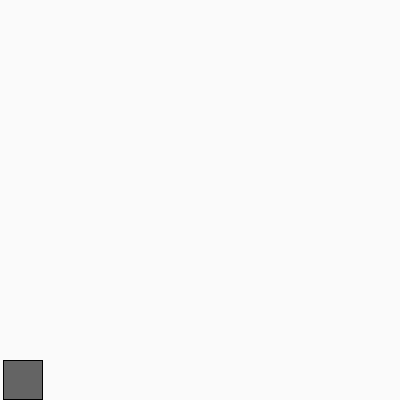
Frame 1 (no input)
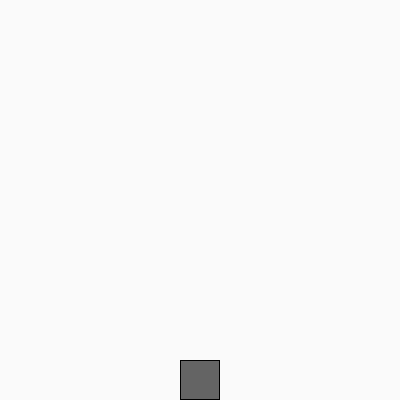
Frame 60 (the mouse pressed at the canvas centre just before this capture)
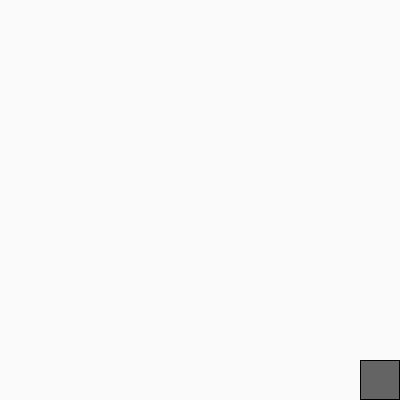
Frame 120 (the mouse held since frame 60 and released just before this capture)

The Processing sketch that drew these frames (run headless with seeded random() and noise(); from frame 60 on, the mouse is pressed at the canvas centre):

// Processing sketch: processing_186922
// ── processing_186922.pde

int squareXPosition;
int squareYPosition;
 
int rightEdge = 360;
int leftEdge = 0;
int topEdge = 0;
int bottomEdge = 360;
 
boolean isMovingRight = true;
boolean isMovingUp = true;
 
void setup() {
  size(400, 400);
  squareXPosition = 0;
  squareYPosition = 360;
}
 
void draw() {
  background (250);
 
  if (isMovingRight == true && isMovingUp == true) {
    if (squareXPosition < rightEdge) {
      squareXPosition = squareXPosition + 3;
       
    } else {
      isMovingRight = false;
    }
  } else if (isMovingRight == false && isMovingUp == true) {
 
    if (squareYPosition > topEdge) {
      squareYPosition = squareYPosition - 3;
    } else {
      //turn around
      isMovingUp = false;
    }
  } else if (isMovingRight == false && isMovingUp == false) {
      if (squareXPosition > leftEdge) {
        squareXPosition = squareXPosition - 3;
      } else {
          isMovingRight = true;
      }
  } else {
      if (squareYPosition < bottomEdge) {
        squareYPosition = squareYPosition + 3;
      } else {
         isMovingUp = true;
      }
  }
 
  fill (100);
  stroke(0);
  strokeWeight(1);
  rect(squareXPosition, squareYPosition, 39, 39);
}
